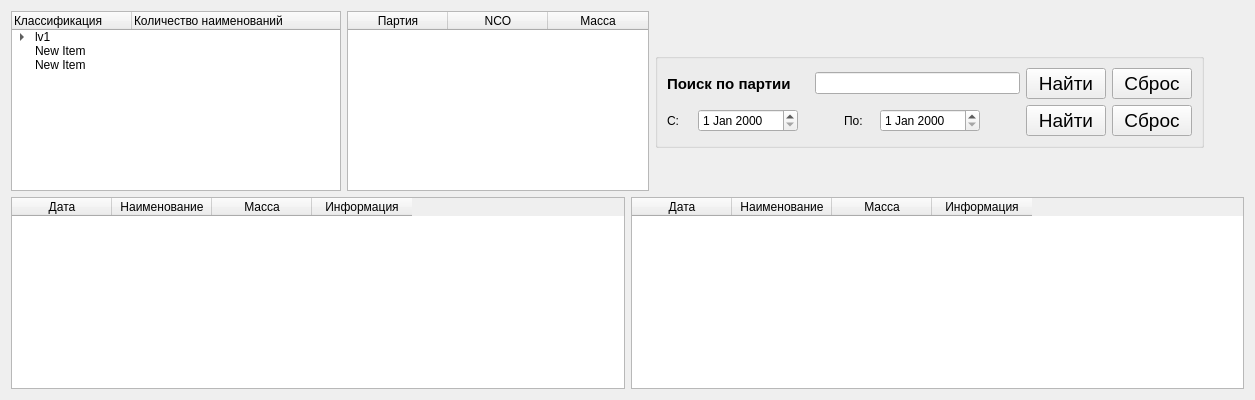
      <widget class="QWidget" name="tab">
       <attribute name="title">
        <string>Материал</string>
       </attribute>
       <layout class="QVBoxLayout" name="verticalLayout_15">
        <item>
         <layout class="QHBoxLayout" name="lay_menu_stor_2">
          <item>
           <widget class="QTreeWidget" name="tree_stor_2">
            <property name="sizePolicy">
             <sizepolicy hsizetype="Maximum" vsizetype="Maximum">
              <horstretch>0</horstretch>
              <verstretch>0</verstretch>
             </sizepolicy>
            </property>
            <property name="minimumSize">
             <size>
              <width>330</width>
              <height>180</height>
             </size>
            </property>
            <property name="font">
             <font>
              <weight>62</weight>
              <italic>false</italic>
              <bold>true</bold>
             </font>
            </property>
            <attribute name="headerDefaultSectionSize">
             <number>120</number>
            </attribute>
            <column>
             <property name="text">
              <string notr="true">Классификация</string>
             </property>
            </column>
            <column>
             <property name="text">
              <string>Количество наименований</string>
             </property>
            </column>
            <item>
             <property name="text">
              <string>lv1</string>
             </property>
             <item>
              <property name="text">
               <string>lv2</string>
              </property>
             </item>
            </item>
            <item>
             <property name="text">
              <string>New Item</string>
             </property>
            </item>
            <item>
             <property name="text">
              <string>New Item</string>
             </property>
            </item>
           </widget>
          </item>
          <item>
           <widget class="QTableWidget" name="tableWidget">
            <property name="sizePolicy">
             <sizepolicy hsizetype="Maximum" vsizetype="Maximum">
              <horstretch>0</horstretch>
              <verstretch>0</verstretch>
             </sizepolicy>
            </property>
            <property name="minimumSize">
             <size>
              <width>302</width>
              <height>0</height>
             </size>
            </property>
            <column>
             <property name="text">
              <string>Партия</string>
             </property>
            </column>
            <column>
             <property name="text">
              <string>NCO</string>
             </property>
            </column>
            <column>
             <property name="text">
              <string>Масса</string>
             </property>
            </column>
           </widget>
          </item>
          <item>
           <layout class="QVBoxLayout" name="verticalLayout_14">
            <item>
             <widget class="QGroupBox" name="box_serch_stor_2">
              <property name="sizePolicy">
               <sizepolicy hsizetype="Preferred" vsizetype="Maximum">
                <horstretch>0</horstretch>
                <verstretch>0</verstretch>
               </sizepolicy>
              </property>
              <property name="title">
               <string/>
              </property>
              <layout class="QVBoxLayout" name="verticalLayout_11">
               <item>
                <layout class="QHBoxLayout" name="lay_nomber_serch_stor_2">
                 <item>
                  <widget class="QLabel" name="label_nomber_serch_stor_2">
                   <property name="font">
                    <font>
                     <pointsize>11</pointsize>
                     <weight>75</weight>
                     <italic>false</italic>
                     <bold>true</bold>
                    </font>
                   </property>
                   <property name="text">
                    <string>Поиск по партии</string>
                   </property>
                  </widget>
                 </item>
                 <item>
                  <spacer name="hspacer_nomber_serch_stor_2">
                   <property name="orientation">
                    <enum>Qt::Horizontal</enum>
                   </property>
                   <property name="sizeType">
                    <enum>QSizePolicy::Fixed</enum>
                   </property>
                   <property name="sizeHint" stdset="0">
                    <size>
                     <width>18</width>
                     <height>20</height>
                    </size>
                   </property>
                  </spacer>
                 </item>
                 <item>
                  <widget class="QLineEdit" name="lineedit_nomber_serch_stor_2"/>
                 </item>
                 <item>
                  <widget class="QPushButton" name="pushbutton_ok_nomber_serch_stor_2">
                   <property name="font">
                    <font>
                     <pointsize>14</pointsize>
                     <weight>50</weight>
                     <italic>false</italic>
                     <bold>false</bold>
                    </font>
                   </property>
                   <property name="text">
                    <string>Найти</string>
                   </property>
                  </widget>
                 </item>
                 <item>
                  <widget class="QPushButton" name="pushbutton_cancel_nomber_serch_stor_2">
                   <property name="font">
                    <font>
                     <pointsize>14</pointsize>
                     <weight>50</weight>
                     <italic>false</italic>
                     <bold>false</bold>
                    </font>
                   </property>
                   <property name="text">
                    <string>Сброс</string>
                   </property>
                  </widget>
                 </item>
                </layout>
               </item>
               <item>
                <layout class="QHBoxLayout" name="lay_date_serch_stor_2">
                 <item>
                  <widget class="QLabel" name="label1_data_serch_stor_2">
                   <property name="minimumSize">
                    <size>
                     <width>25</width>
                     <height>0</height>
                    </size>
                   </property>
                   <property name="maximumSize">
                    <size>
                     <width>9</width>
                     <height>16777215</height>
                    </size>
                   </property>
                   <property name="text">
                    <string>С:</string>
                   </property>
                  </widget>
                 </item>
                 <item>
                  <widget class="QDateEdit" name="dateedit_start_serch_stor_2">
                   <property name="minimumSize">
                    <size>
                     <width>100</width>
                     <height>0</height>
                    </size>
                   </property>
                  </widget>
                 </item>
                 <item>
                  <spacer name="hspacer2__data_serch_stor_2">
                   <property name="orientation">
                    <enum>Qt::Horizontal</enum>
                   </property>
                   <property name="sizeType">
                    <enum>QSizePolicy::Fixed</enum>
                   </property>
                   <property name="sizeHint" stdset="0">
                    <size>
                     <width>40</width>
                     <height>20</height>
                    </size>
                   </property>
                  </spacer>
                 </item>
                 <item>
                  <widget class="QLabel" name="label2_data_serch_stor_2">
                   <property name="minimumSize">
                    <size>
                     <width>30</width>
                     <height>0</height>
                    </size>
                   </property>
                   <property name="maximumSize">
                    <size>
                     <width>15</width>
                     <height>16777215</height>
                    </size>
                   </property>
                   <property name="text">
                    <string>По:</string>
                   </property>
                  </widget>
                 </item>
                 <item>
                  <widget class="QDateEdit" name="dateedit_finish_serch_stor_2">
                   <property name="sizePolicy">
                    <sizepolicy hsizetype="Minimum" vsizetype="Fixed">
                     <horstretch>0</horstretch>
                     <verstretch>0</verstretch>
                    </sizepolicy>
                   </property>
                   <property name="minimumSize">
                    <size>
                     <width>100</width>
                     <height>0</height>
                    </size>
                   </property>
                  </widget>
                 </item>
                 <item>
                  <spacer name="hspacer1_data_serch_stor_2">
                   <property name="orientation">
                    <enum>Qt::Horizontal</enum>
                   </property>
                   <property name="sizeType">
                    <enum>QSizePolicy::Fixed</enum>
                   </property>
                   <property name="sizeHint" stdset="0">
                    <size>
                     <width>40</width>
                     <height>20</height>
                    </size>
                   </property>
                  </spacer>
                 </item>
                 <item>
                  <widget class="QPushButton" name="pushbutton_ok_data_serch_stor_2">
                   <property name="font">
                    <font>
                     <pointsize>14</pointsize>
                     <weight>50</weight>
                     <italic>false</italic>
                     <bold>false</bold>
                    </font>
                   </property>
                   <property name="text">
                    <string>Найти</string>
                   </property>
                  </widget>
                 </item>
                 <item>
                  <widget class="QPushButton" name="pushbutton_cancel_data_serch_stor_2">
                   <property name="font">
                    <font>
                     <pointsize>14</pointsize>
                     <weight>50</weight>
                     <italic>false</italic>
                     <bold>false</bold>
                    </font>
                   </property>
                   <property name="text">
                    <string>Сброс</string>
                   </property>
                  </widget>
                 </item>
                </layout>
               </item>
              </layout>
             </widget>
            </item>
           </layout>
          </item>
          <item>
           <spacer name="horizontalSpacer">
            <property name="orientation">
             <enum>Qt::Horizontal</enum>
            </property>
            <property name="sizeHint" stdset="0">
             <size>
              <width>40</width>
              <height>20</height>
             </size>
            </property>
           </spacer>
          </item>
         </layout>
        </item>
        <item>
         <layout class="QHBoxLayout" name="horizontalLayout_3">
          <item>
           <widget class="QTableWidget" name="table_stor_2">
            <column>
             <property name="text">
              <string>Дата</string>
             </property>
            </column>
            <column>
             <property name="text">
              <string>Наименование</string>
             </property>
            </column>
            <column>
             <property name="text">
              <string>Масса</string>
             </property>
            </column>
            <column>
             <property name="text">
              <string>Информация</string>
             </property>
            </column>
           </widget>
          </item>
          <item>
           <widget class="QTableWidget" name="table_stor_3">
            <column>
             <property name="text">
              <string>Дата</string>
             </property>
            </column>
            <column>
             <property name="text">
              <string>Наименование</string>
             </property>
            </column>
            <column>
             <property name="text">
              <string>Масса</string>
             </property>
            </column>
            <column>
             <property name="text">
              <string>Информация</string>
             </property>
            </column>
           </widget>
          </item>
         </layout>
        </item>
       </layout>
      </widget>
